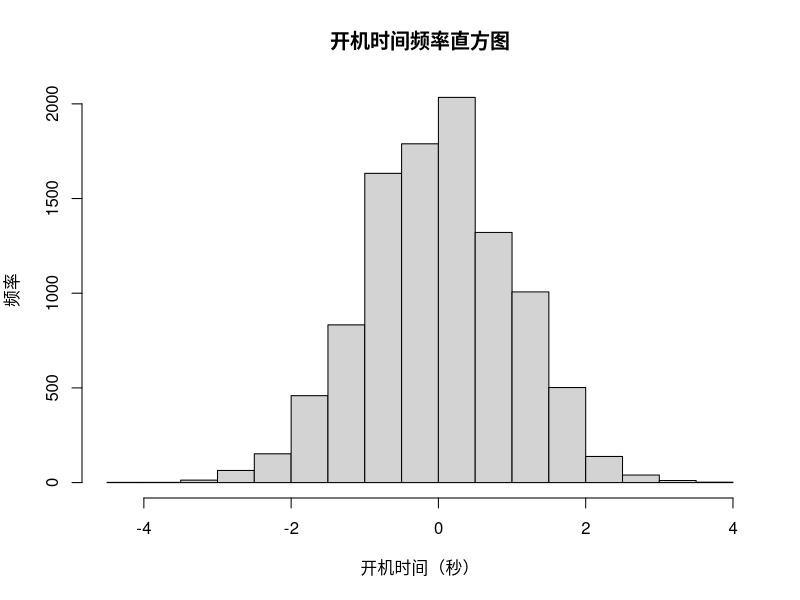

Recreate this plot in R.
data <- read.csv("startTime.csv")

#转换为标准正态分布的方法
zData <- (data[, 1]-mean(data[, 1]))/sd(data[, 1])

mean(zData)
sd(zData)

hist(
  zData,
  main="开机时间频率直方图", 
  ylab="频率", 
  xlab="开机时间（秒）"
)

shapiro.test(sample(zData, 5000))
